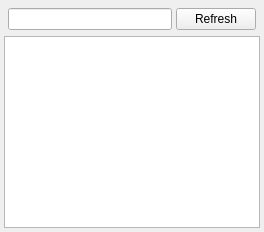
  <widget class="QDockWidget" name="metarDock">
   <property name="windowIcon">
    <iconset resource="Resources.qrc">
     <normaloff>:/icons/images/metar16.png</normaloff>:/icons/images/metar16.png</iconset>
   </property>
   <property name="windowTitle">
    <string>METAR</string>
   </property>
   <attribute name="dockWidgetArea">
    <number>1</number>
   </attribute>
   <widget class="QWidget" name="dockWidgetContents_2">
    <layout class="QVBoxLayout">
     <property name="spacing">
      <number>2</number>
     </property>
     <property name="margin">
      <number>4</number>
     </property>
     <item>
      <layout class="QHBoxLayout" name="_2">
       <property name="spacing">
        <number>4</number>
       </property>
       <property name="margin">
        <number>4</number>
       </property>
       <item>
        <widget class="QLineEdit" name="metarEdit">
         <property name="toolTip">
          <string>Request METARs here. Wildcards (*, ?) and those powerful &quot;Regular Expressions&quot; (search for them on the internet) allowed</string>
         </property>
         <property name="text">
          <string/>
         </property>
        </widget>
       </item>
       <item>
        <widget class="QPushButton" name="btnRefreshMetar">
         <property name="toolTip">
          <string>Refresh already downloaded METARs.</string>
         </property>
         <property name="text">
          <string>Refresh</string>
         </property>
         <property name="checkable">
          <bool>false</bool>
         </property>
         <property name="checked">
          <bool>false</bool>
         </property>
        </widget>
       </item>
      </layout>
     </item>
     <item>
      <widget class="QTreeView" name="metarList">
       <property name="toolTip">
        <string>Downloaded METARs</string>
       </property>
       <property name="editTriggers">
        <set>QAbstractItemView::AllEditTriggers</set>
       </property>
       <property name="rootIsDecorated">
        <bool>false</bool>
       </property>
       <property name="uniformRowHeights">
        <bool>true</bool>
       </property>
       <property name="itemsExpandable">
        <bool>false</bool>
       </property>
       <property name="sortingEnabled">
        <bool>false</bool>
       </property>
       <attribute name="headerShowSortIndicator" stdset="0">
        <bool>true</bool>
       </attribute>
      </widget>
     </item>
    </layout>
   </widget>
  </widget>
